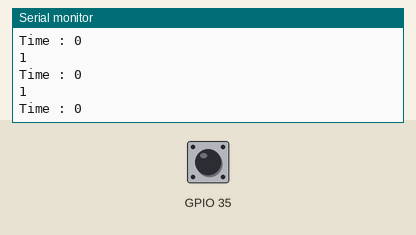
A sketch run on a simulated ESP32. On the bench: the last lines printed to the serial monitor. The inputs (shaded band) are chosen by the test bench; at power-on: GPIO 35 HIGH.

Above: at 1.2 s.
1.3 s: GPIO 35 pulled LOW for 0.15 s
At 1.41 s:
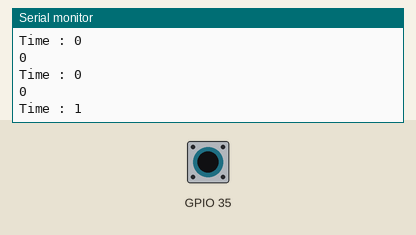
2.9 s: GPIO 35 pulled LOW for 1 s
At 3.21 s:
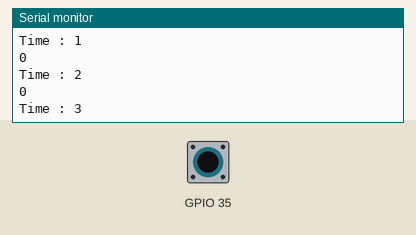
Timing chart, 0 to 5.9 s (numbered marks = the images above; inputs shaded):
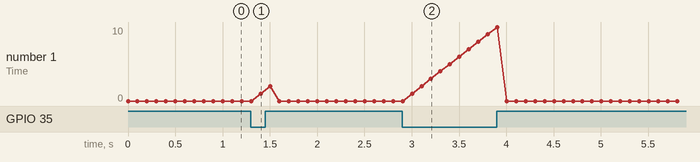

The sketch:

power_reset.ino
```cpp
int time_reset = 0;

void setup(){
  Serial.begin(9600);
  pinMode(35, INPUT_PULLUP);
}

void loop(){
  Serial.println(digitalRead(35));
  Serial.print("Time : ");
  Serial.println(time_reset);

  if(digitalRead(35) == 0){
    time_reset ++;
  }else{
    time_reset = 0;
  }

  if(time_reset == 20){
    ESP.restart();
  }

  delay(100);
}
```

Measured:
- after the input at 1.3 s, the serial monitor: prints a new line at once (image 1)
- after the input at 2.9 s, the serial monitor: prints a new line after 0.30 s (image 2)
